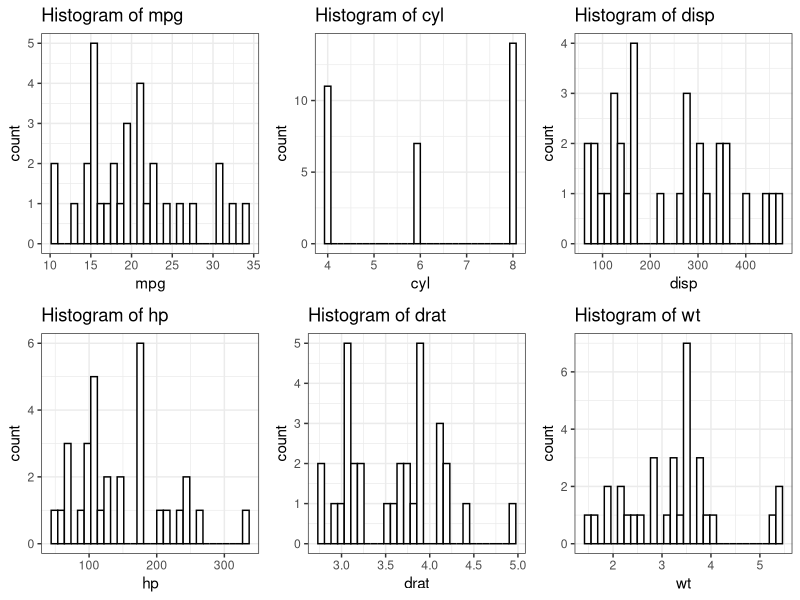

The R source for this figure:


library(ggplot2)
library(ggpubr)

# Define a function that takes a data frame and a column name
# and creates a histogram with ggplot
plot_histogram <- function(data, column_name) {
  ggplot(data, aes(x = !!sym(column_name))) +
    geom_histogram(color = "black", fill = "white") +
    labs(title = paste("Histogram of", column_name))+
    theme_bw()
}

# Load some example data
data(mtcars)

# Use purrr::map to apply the plot_histogram function to each
# column in the mtcars data frame
library(purrr)
plots <- map(colnames(mtcars[1:6]), ~ plot_histogram(mtcars[1:6], .x))

# Use gridExtra::grid.arrange to arrange the resulting plots
library(gridExtra)
grid.arrange(grobs = plots, ncol = 3)

#mtcars
